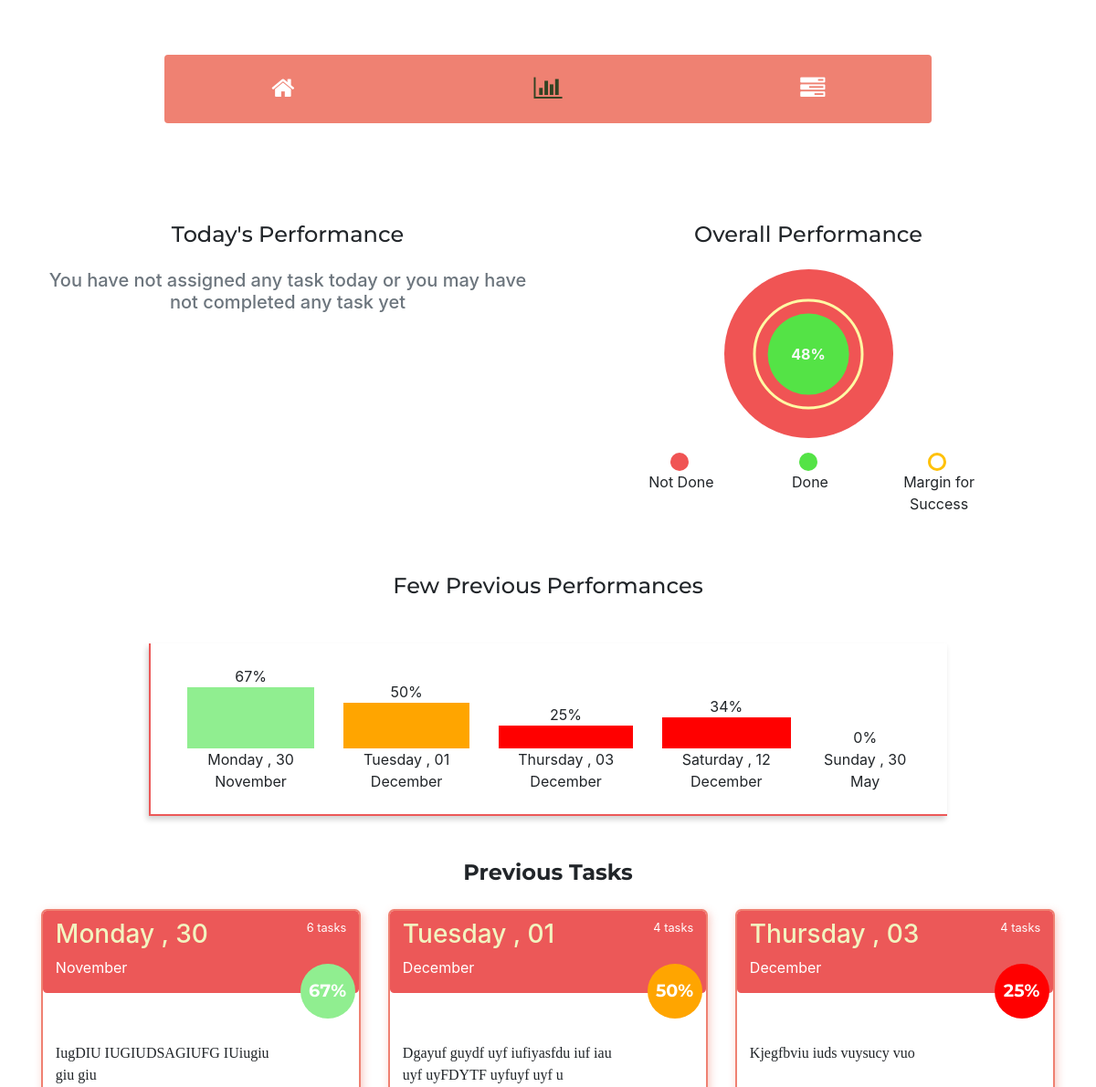
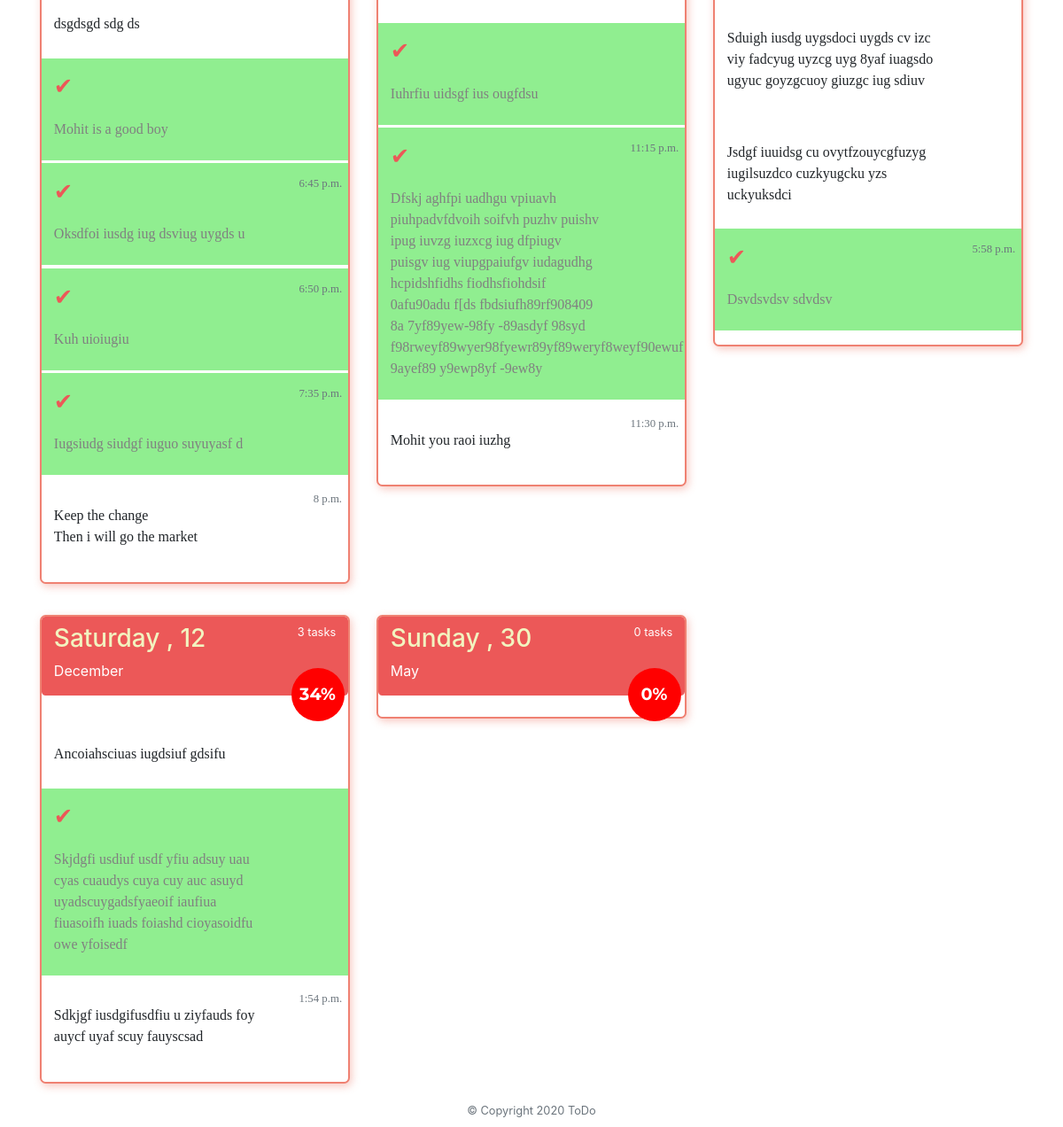
The app's page /statistics/, older data (2 pictures, top to bottom).
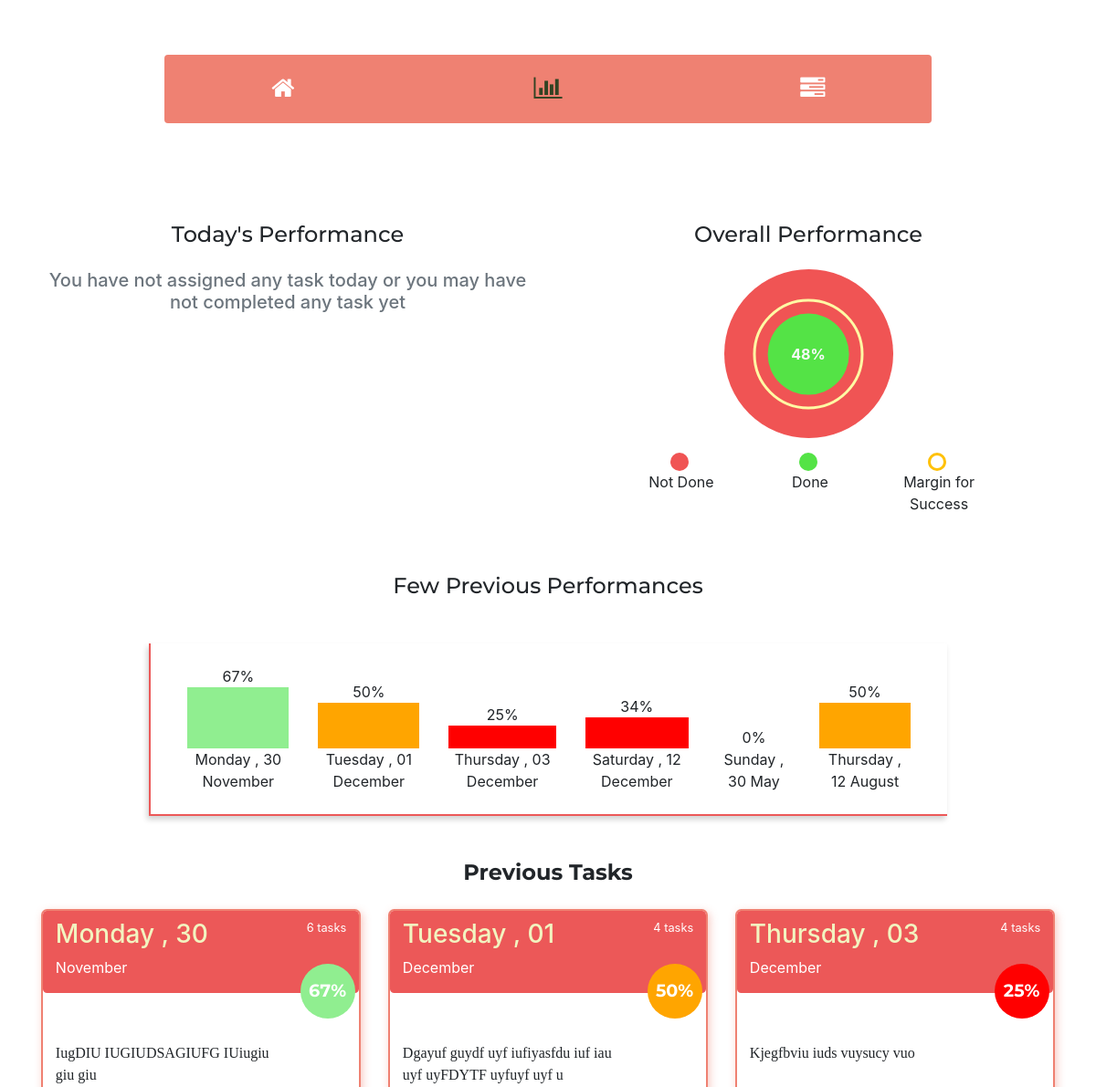
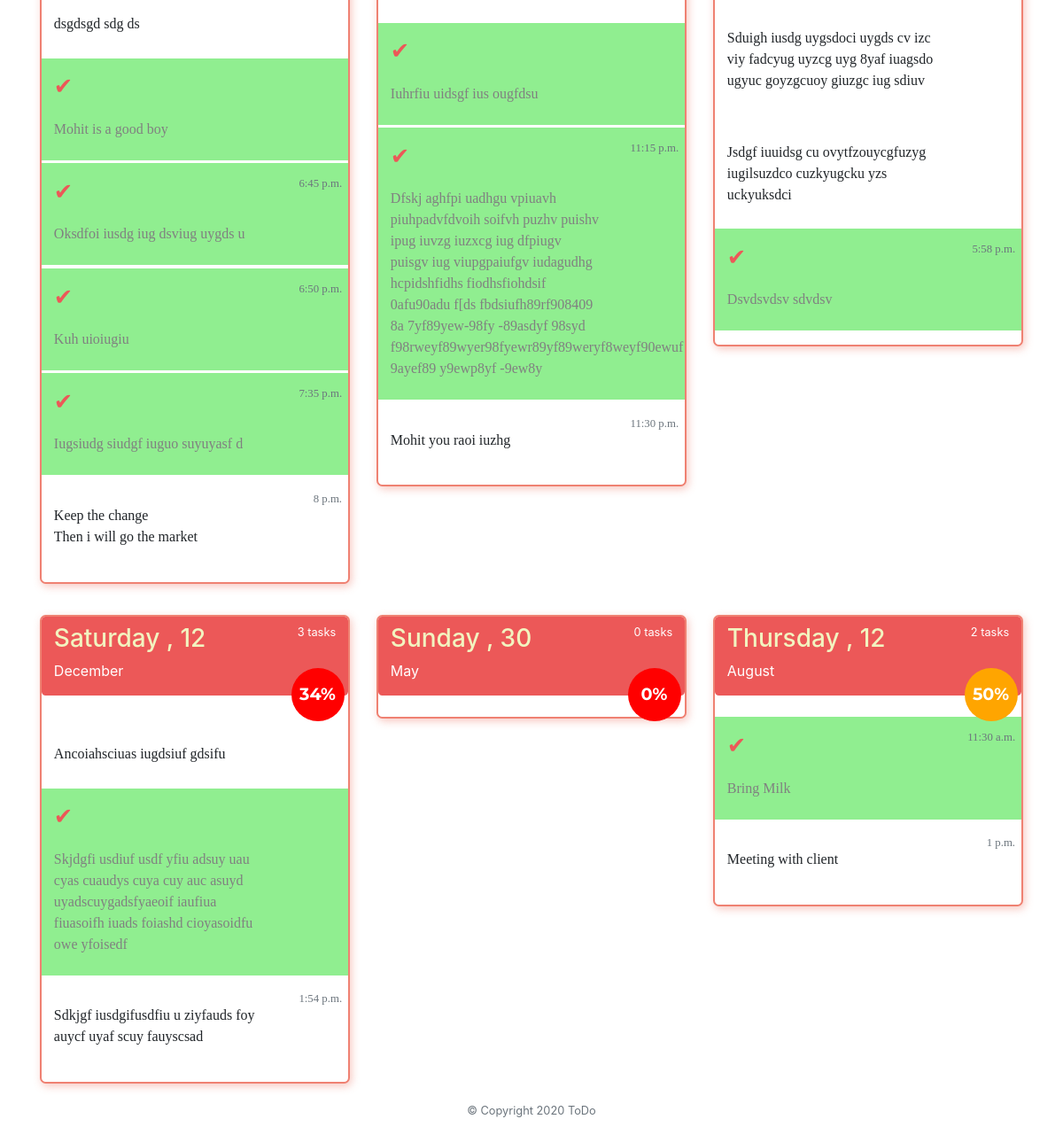
The same page, newer data (2 pictures, top to bottom).
### home/models.py (models this page shows, shortened)
class taskCreate(models.Model):
	taskDate = models.DateField(auto_now_add = True,unique = True)
	def taskStatus(self):
		completeCount = 0 #default value
		tasklist = self.tasklist_set.all()
		for task in tasklist:
			if task.isComplete:
				completeCount += 1
		return completeCount
	def totalTask(self):
		tasklist = self.tasklist_set.all()
		return len(tasklist)
	def taskPercentage(self):
		taskCompletePercent = 0 #default value
		completedTask = self.taskStatus()
		totalTask = self.totalTask()
		if totalTask > 0:
			taskCompletePercent = math.ceil((completedTask/totalTask)*100)
		return taskCompletePercent
	class Meta:
		verbose_name_plural = 'Create Task'

class taskList(models.Model):
	task = models.ForeignKey(taskCreate,on_delete = models.CASCADE)
	taskDescription = models.TextField(blank = False,null = False)
	taskTime = models.TimeField(auto_now_add = False,default = timezone.localtime(),blank = True,null = True)
	isComplete = models.BooleanField(default = False)
	class Meta:
		ordering = ['taskTime']

### home/views.py (the view)
# urls.py: path('statistics/',views.statistics,name="statistics"),
def statistics(request):
	context = {}
	ps = PS.previousStatistics(allTask = taskCreate.objects.all())
	overallTaskCompletePercent = ps.overallTaskStatus()
	PreviousFewTasks = ps.previousTasks()
	context['overallTaskCompletePercent'] = overallTaskCompletePercent
	context['PreviousFewTasks'] = PreviousFewTasks
	try:
		todayTask = taskCreate.objects.get(taskDate = datetime.datetime.now())
	except taskCreate.DoesNotExist:
		context['todayTask'] = False
		return render(request,'home/statistic.html',context)
	taskCompletePercentage = todayTask.taskPercentage()
	context['todayTask'] = todayTask
	context['taskCompletePercentage'] = taskCompletePercentage
	return render(request,'home/statistic.html',context)

### home/MyClass/prevStatistics.py (called while the page is built)
	def previousTasks(self):
		return self.allTask

	def overallTaskStatus(self):
		self.allTaskPercentage = 0
		self.overalltaskStatus = 0
		self.overallTask = 0
		for task in self.allTask:
			self.overalltaskStatus += task.taskStatus()
			self.overallTask += task.totalTask()
		if self.overallTask > 0:
			self.allTaskPercentage = math.ceil((self.overalltaskStatus/self.overallTask)*100)
		return self.allTaskPercentage

### home/templates/home/statistic.html (shortened to what the changed rows need)
{% extends 'home/base.html' %}
{% block content %}
  <section id="statistics">
    <div class="container w-100 p-4 mt-4 text-center">
      <div class="six-day-graph-container mt-5 mx-auto p-4">
        <div class="d-flex justify-content-start" style="overflow-x:auto">
          {% if PreviousFewTasks %}
            {% for taskPerformance in PreviousFewTasks %}
              <div class="d-flex flex-column ml-3 mr-3 align-self-end">
                <div class="text-center w-100">{{ taskPerformance.taskPercentage }}%</div>
                <div class="graph-bar {% if taskPerformance.taskPercentage > 65 %}success-bg {% elif taskPerformance.taskPercentage >= 35 and taskPerformance.taskPercentage <= 65 %}warning-bg{% else %}danger-bg{% endif %}" style="width:100%;height:{{ taskPerformance.taskPercentage }}px"></div>
                <div class="w-100">{{ taskPerformance.taskDate|date:"l , d F" }}</div>
              </div>
            {% endfor %}
          {% else %}
            <h5 class="text-center text-muted mt-4">No Previous Performances are there to be shown</h5>
          {% endif %}
        </div>
      </div>
    </div>
  </section>
  <section id="earlier-tasks" class='mt-4'>
    <div class="container">
      <div class="row">
        {% for previousTask in  PreviousFewTasks %}
          <div class="col-lg-4 col-md-6 col-sm-12">
              <div class="container earlier-tasks-container" style="background:#fff">
                <div class="d-flex justify-content-between task-head">
                  <div class="d-flex flex-column">
                    <h3>{{ previousTask.taskDate|date:"l , d" }}</h3>
                    <p>{{ previousTask.taskDate|date:"F" }}</p>
                  </div>
                  <div class="d-flex flex-column">
                    <small>{{ previousTask.totalTask }} task{{ previousTask.totalTask|pluralize }}</small>
                  </div>
                </div>
                <div class="task-status text-center {% if previousTask.taskPercentage > 65 %}success-bg {% elif previousTask.taskPercentage >= 35 and previousTask.taskPercentage <= 65 %}warning-bg{% else %}danger-bg{% endif %}">
                  <span>{{ previousTask.taskPercentage }}%</span>
                </div>
                  <div class="task-list mt-4">
                    <ul>
                      {% for task in previousTask.tasklist_set.all %}
                        <li class="task-list__li {% if task.isComplete %}task-list__li_completed{% endif %}">
                          <div class="row">
                            <div class="col-9">
                              <p class="task-list-text"><span>{{ task.taskDescription|capfirst|linebreaks }}</span></p>
                            </div>
                            <div class="col-3">
                              <small class="float-right text-muted">{% if task.taskTime %}{{ task.taskTime }}{% endif %}</small>
                            </div>
                          </div>
                        </li>
                      {% endfor %}
                    </ul>
                  </div>
              </div>
          </div>
        {% endfor %}
      </div>
    </div>
  </section>
{% endblock content %}

Row changes from the older to the newer data that the page shows:
added taskCreate: taskPercentage "50", taskDate "Thursday , 12 August", taskDate "Thursday , 12", taskDate "August", totalTask "2"
added taskList: taskDescription "Bring Milk", taskTime "11:30 a.m.", shown under "Thursday , 12"
added taskList: taskDescription "Meeting with client", taskTime "1 p.m.", shown under "Thursday , 12"
